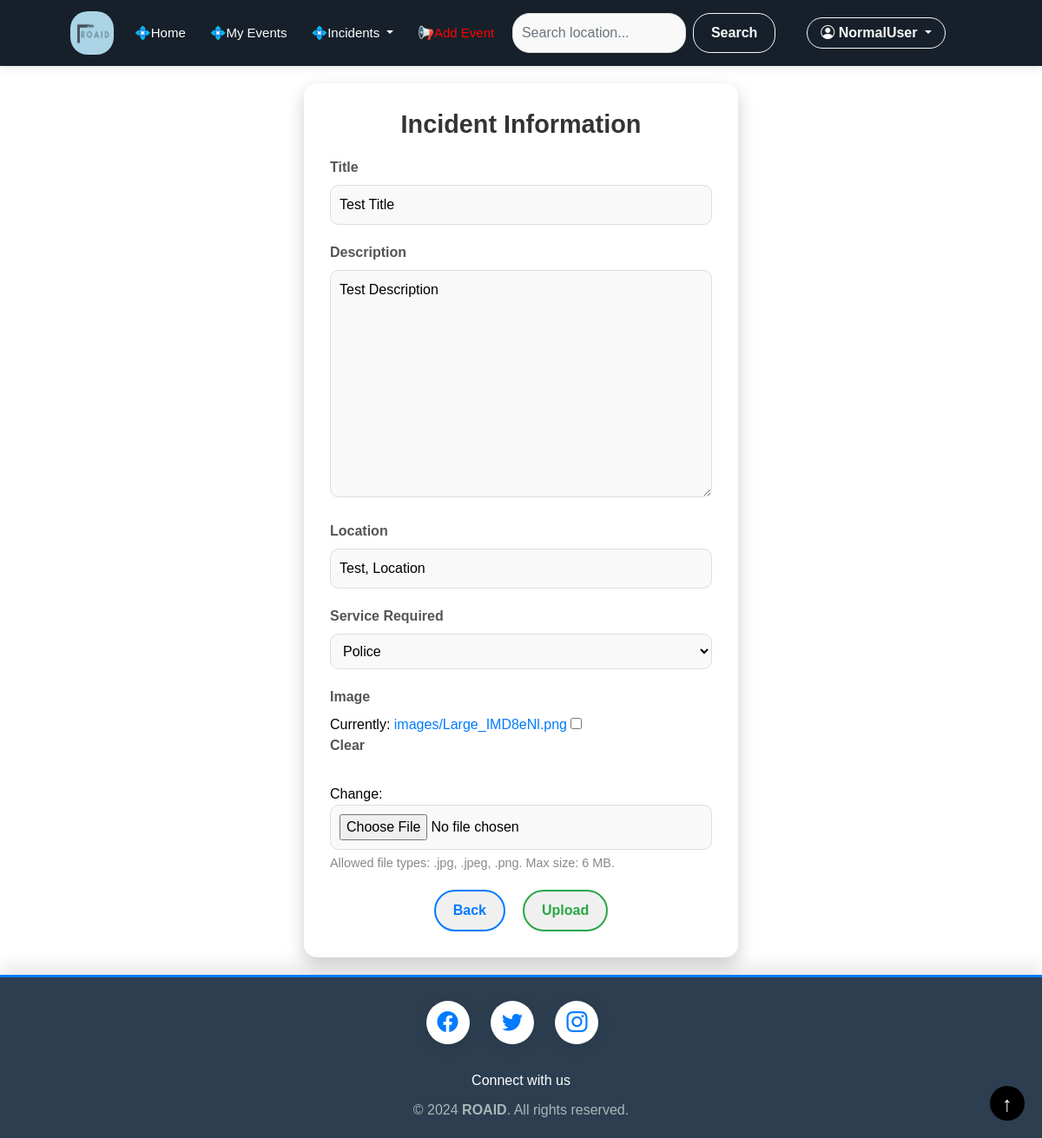
Screenshot of /edit_incident/64/ (signed in) with the database file from the repository.
### Volunteer/models.py (models this page shows, shortened)
class Incident(models.Model):
    STATUS_CHOICES = [
        ('No Action', 'No Action'),
        ('On Action', 'On Action'),
        ('Completed', 'Completed'),
    ]
    title = models.CharField(max_length=200)
    description = models.TextField()
    location = models.CharField(max_length=255)
    date_reported = models.DateTimeField(auto_now_add=True)
    status = models.CharField(max_length=20, choices=STATUS_CHOICES, default='No Action')
    reported_by = models.ForeignKey(User, on_delete=models.CASCADE, related_name='reported_incidents', default=None,null=True, blank=True)
    assigned_to = models.ForeignKey(User, on_delete=models.SET_NULL, null=True, blank=True, default= None,
                                    related_name='assigned_incidents')
    service_type = models.CharField(max_length=50,
                                    choices=[('Fire', 'Fire'), ('Police', 'Police'), ('Ambulance', 'Ambulance')],
                                    default='Police')
    image = models.ImageField(blank=True, null=True, upload_to='images/')

### Volunteer/views.py (the view)
# urls.py: path('edit_incident/<str:id>/', v_views.edit_incident, name='edit_incident'),
@login_required
def edit_incident(request, id):
    inc = Incident.objects.get(pk=id)
    form = IncidentForm(instance=inc)
    if request.method == 'POST':
        form = IncidentForm(request.POST, request.FILES, instance=inc)
        if form.is_valid():
            form.save()
            return redirect('my_events')
    context = {'form': form}
    return render(request, template_name='add_incident.html', context=context)

### Volunteer/forms.py (shortened to what this page needs)
class IncidentForm(forms.ModelForm):
    class Meta:
        model = Incident
        fields = ['title', 'description', 'location',  'service_type', 'image']

### Volunteer/templates/add_incident.html (shortened to what this page needs)
{% extends 'common.html' %}
{% load static %}
{% block content %}
<link rel="stylesheet" href="{% static 'css/add_incident.css' %}">
<div class="form-container" style="padding-top: 20px">
    <form action="" method="POST" enctype="multipart/form-data" class="form-card" onsubmit="return validateImage()">
        <h2>Incident Information</h2>
        <div class="form-group">
            <label for="id_title">Title</label>
            {{ form.title }}
        </div>
        <div class="form-group">
            <label for="id_description">Description</label>
            {{ form.description }}
        </div>
        <div class="form-group">
            <label for="id_location">Location</label>
            {{ form.location }}
        </div>
        <div class="form-group">
            <label for="id_service_type">Service Required</label>
            {{ form.service_type }}
        </div>
        <div class="form-group">
            <label for="id_image">Image</label>
            {{ form.image }}
            <p class="file-info">Allowed file types: .jpg, .jpeg, .png. Max size: 6 MB.</p>
        </div>
        <div class="button-container">
            <a href="javascript:history.back()" class="btn btn-outline-primary" style="margin-right: 20px">Back</a>
            <input class="btn btn-outline-success" type="submit" name="Submit" value="Upload">
        </div>
    </form>
</div>
{% endblock %}

### Volunteer/templates/navbar.html (shortened to what this page needs)
{% load static %}
<link rel="stylesheet" href="{% static 'css/navbar.css' %}">
<nav class="navbar navbar-expand-lg navbar-light" style="background-color: #17202a; box-shadow: 0 2px 10px rgba(0,0,0,0.1);">
  <div class="container-fluid">
    <a class="navbar-brand" href="{% url 'about_us' %}">
      <img src="{% static 'images/About.png' %}" alt="VBTIMS Logo" style="height: 50px; width: 50px; border-radius: 40%;margin-left: 50px">
    </a>
    <div class="collapse navbar-collapse" id="navbarSupportedContent">
      <ul class="navbar-nav mr-auto">
        <li class="nav-item active">
          <a class="nav-link text-white" href="http://127.0.0.1:8000/homepage" style="font-size: 15px; padding-right: 20px">💠Home</a>
        </li>
        <li class="nav-item">
          <a class="nav-link text-white" href="http://127.0.0.1:8000/my_events/" style="font-size: 15px; padding-right: 20px">💠My Events</a>
        </li>
        <li class="nav-item dropdown">
          <a class="nav-link dropdown-toggle text-white" href="#" id="navbarDropdown" role="button" data-toggle="dropdown" aria-haspopup="true" aria-expanded="false" style="font-size: 15px; padding-right: 20px">
            💠Incidents
          </a>
        </li>
        <li class="nav-item">
          <a class="nav-link text-white" href="http://127.0.0.1:8000/add_incident/" style="font-size: 15px; padding-right: 20px; -webkit-text-fill-color: red">📢Add Event</a>
        </li>
      </ul>
      <form class="form-inline my-2 my-lg-0" action="{% url 'search' %}" method="GET" style="margin-right: 20px;">
        <input class="form-control mr-sm-2" type="text" name="query" placeholder="Search location..." aria-label="Search" style="border-radius: 20px; padding: 10px; width: 200px;">
        <button class="btn btn-outline-light my-2 my-sm-0" type="submit" style="border-radius: 20px;">Search</button>
      </form>
      <div class="dropdown ml-3" style="margin-right: 80px;">
        <a class="btn btn-outline-light dropdown-toggle" href="#" role="button" id="profileDropdown" data-toggle="dropdown" aria-haspopup="true" aria-expanded="false" style="border-radius: 20px; padding: 5px 15px;">
          <i class="bi bi-person-circle"></i> {{user.username}}
        </a>
      </div>
    </div>
  </div>
</nav>

### static/css/navbar.css (style rules this page uses)
body, html { background-color: #ffffff; color: #000000; transition: background-color 0.3s, color 0.3s; }
.navbar { background-color: #17202a; }

### static/css/add_incident.css (style rules this page uses)
.form-container { display: flex; justify-content: center; align-items: center; width: 100%; }
.form-card { background: #fff; padding: 30px; border-radius: 15px; box-shadow: 0 8px 20px rgba(0, 0, 0, 0.2); max-width: 500px; width: 100%; }
h2 { text-align: center; color: #333; margin-bottom: 20px; font-size: 1.8rem; font-weight: bold; }
.form-group { margin-bottom: 20px; }
label { display: block; font-weight: bold; color: #555; margin-bottom: 8px; }
input[type="text"], textarea, select, input[type="file"] { width: 100%; padding: 10px; border: 1px solid #ddd; border-radius: 10px; background: #f9f9f9; font-size: 1rem; outline: none; transition: border-color 0.3s ease; }
textarea { resize: vertical; min-height: 100px; }
.file-info { font-size: 0.9rem; color: #888; margin-top: 5px; }
.button-container { display: flex; justify-content: center; margin-top: 20px; }
.btn { text-decoration: none; padding: 10px 20px; border-radius: 25px; font-size: 1rem; font-weight: bold; cursor: pointer; transition: all 0.3s ease; }
.btn-outline-primary { background: #f0f0f0; border: 2px solid #007bff; color: #007bff; }
.btn-outline-success { background: #f0f0f0; border: 2px solid #28a745; color: #28a745; }

### Volunteer/templates/footer.html (style rules this page uses)
body { margin: 0; padding: 0; display: flex; flex-direction: column; min-height: 100vh; font-family: Arial, sans-serif; }

### rows the page displays
Incident: title "Test Title", description "Test Description", location "Test, Location", service_type "Police"

### other values shown
{{ user.username }} "NormalUser"
